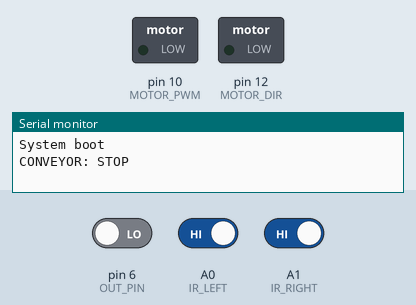
Recording of a sketch running on a simulated Arduino Uno, built with avr-gcc and run on an emulated ATmega328P. Parts: switched loads named in the sketch (green lamp = pin HIGH), the last lines printed to the serial monitor. The inputs (shaded band) are chosen by the test bench; at power-on: A0 (IR_LEFT) HIGH, A1 (IR_RIGHT) HIGH, pin 6 (OUT_PIN) LOW. Pins used as bus, display or sensor lines are not drawn.

Above: at 1.2 s.
1.3 s: A0 (IR_LEFT) driven LOW
At 2.5 s:
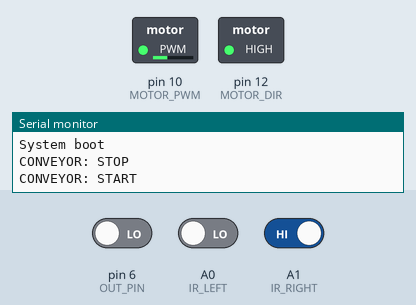
2.8 s: A1 (IR_RIGHT) driven LOW
At 3.9 s:
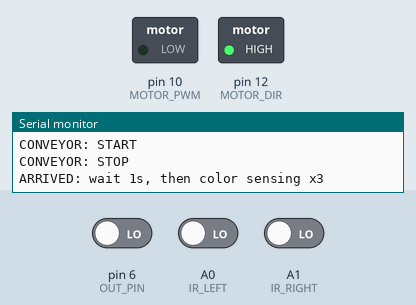
Timing chart, 0 to 5.8 s (numbered marks = the images above; inputs shaded):
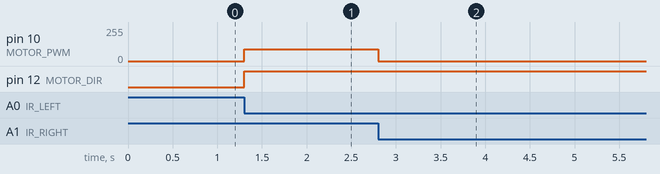

The sketch:

Motor_IRSensor_ColorSensor.ino
```cpp
// ================== 핀 설정 ==================
/*** IR 센서 & 모터 ***/
const int IR_LEFT  = A0;   // 입구 IR (LOW = 감지)
const int IR_RIGHT = A1;   // 출구 IR (LOW = 감지)
const int MOTOR_PWM  = 10; // 모터 속도(PWM)
const int MOTOR_DIR  = 12; // 모터 방향

/*** TCS3200 (사용자 배선 반영: S2=8) ***/
#define S0 2
#define S1 3
#define S2 8
#define S3 5
#define OUT_PIN 6

// ================== 파라미터 ==================
const int RUN_SPEED = 90;                 // 0~255
const unsigned long SAFETY_MS = 15000UL;  // 안전 타임아웃(옵션)
const unsigned long WAIT_BEFORE_SENSE = 1000UL; // 도착 후 대기 1s
const int SENSE_COUNT = 3;                // 측정 3회(다수결)

// 컬러 분류 임계치(환경에 맞게 살짝 조정 가능)
const unsigned long DARK_US = 900;        // min 주기가 이 값보다 크면 너무 어두움(Black/미접촉)
const int SAME_PCT = 12;                  // RGB 주기가 서로 12% 이내면 White/Gray

// ================== 상태 ==================
enum State { IDLE, RUNNING, COLOR_WAIT, COLOR_MEASURE } state = IDLE;
unsigned long startedAt = 0;              // 벨트 시작 시각
unsigned long senseStartAt = 0;           // 도착 후 대기 시작 시각

// 에지 검출용
bool prevLeft  = false;
bool prevRight = false;

// 다수결/측정 카운트
int sampleDone = 0;
int votes[6] = {0,0,0,0,0,0}; // 0:Unknown,1:R,2:G,3:B,4:White/Gray,5:Black

// ================== 유틸 ==================
void startConveyor() {
  digitalWrite(MOTOR_DIR, HIGH);     // 결선 방향에 맞게 필요시 LOW로
  analogWrite(MOTOR_PWM, RUN_SPEED);
  startedAt = millis();
  Serial.println("CONVEYOR: START");
}

void stopConveyor() {
  analogWrite(MOTOR_PWM, 0);
  Serial.println("CONVEYOR: STOP");
}

// --- TCS3200: 20% 스케일 ---
void setScale20() { digitalWrite(S0, HIGH); digitalWrite(S1, LOW); }

// 중앙값 취득(노이즈 완화)
unsigned long readColorPeriod(bool s2, bool s3) {
  digitalWrite(S2, s2);
  digitalWrite(S3, s3);
  delay(40); // 필터 안정화

  const int N=7;
  unsigned long v[N];
  for (int i=0;i<N;i++){
    unsigned long p = pulseIn(OUT_PIN, LOW, 30000UL); // μs
    v[i] = p ? p : 30000UL; // 타임아웃이면 어두움으로 간주
  }
  // 선택정렬로 중앙값
  for (int i=0;i<N-1;i++){
    int m=i; for(int j=i+1;j<N;j++) if(v[j]<v[m]) m=j;
    unsigned long t=v[i]; v[i]=v[m]; v[m]=t;
  }
  return v[N/2];
}

// 한 번 측정해서 분류
// return: 0 Unknown, 1 R/Orange, 2 G, 3 B, 4 White/Gray, 5 Black/No obj
int classifyOnce(unsigned long &pR, unsigned long &pG, unsigned long &pB) {
  pR = readColorPeriod(LOW,  LOW);   // Red
  pB = readColorPeriod(LOW,  HIGH);  // Blue
  pG = readColorPeriod(HIGH, HIGH);  // Green

  unsigned long minP = min(pR, min(pG, pB));
  unsigned long maxP = max(pR, max(pG, pB));
  unsigned long spread = maxP - minP;

  bool tooDark = (minP > DARK_US);
  bool nearlySame = (spread < max(15UL, (minP * SAME_PCT) / 100UL));

  if (tooDark) return 5;            // Black/No object
  if (nearlySame) return 4;         // White/Gray
  if (minP == pR) return 1;         // Red/Orange
  if (minP == pG) return 2;         // Green
  return 3;                         // Blue
}

const char* labelName(int code) {
  static const char* L[] = {
    "Unknown","Red/Orange","Green","Blue","White/Gray","Black/No object"
  };
  return L[ (code>=0 && code<=5) ? code : 0 ];
}

// ================== SETUP ==================
void setup() {
  Serial.begin(115200);
  Serial.println("System boot");

  // IR
  pinMode(IR_LEFT,  INPUT);      // 필요시 INPUT_PULLUP
  pinMode(IR_RIGHT, INPUT);

  // 모터
  pinMode(MOTOR_DIR, OUTPUT);
  pinMode(MOTOR_PWM, OUTPUT);
  stopConveyor();

  // TCS3200
  pinMode(S0, OUTPUT); pinMode(S1, OUTPUT);
  pinMode(S2, OUTPUT); pinMode(S3, OUTPUT);
  pinMode(OUT_PIN, INPUT);
  setScale20();                  // 20% 스케일
}

// ================== LOOP ==================
void loop() {
  // IR 현재값(LOW active)
  bool left  = (digitalRead(IR_LEFT)  == LOW);
  bool right = (digitalRead(IR_RIGHT) == LOW);

  // 에지 검출
  bool leftEdge  = left  && !prevLeft;
  bool rightEdge = right && !prevRight;

  switch (state) {
    case IDLE:
      if (leftEdge) {
        startConveyor();
        state = RUNNING;
      }
      break;

    case RUNNING:
      if (rightEdge) {
        // 도착: 컨베이어 정지 후 1초 대기 → 컬러 측정
        stopConveyor();
        senseStartAt = millis();
        sampleDone = 0;
        for (int i=0;i<6;i++) votes[i]=0;
        state = COLOR_WAIT;
        Serial.println("ARRIVED: wait 1s, then color sensing x3");
      }
      if (SAFETY_MS && (millis() - startedAt > SAFETY_MS)) {
        Serial.println("TIMEOUT -> STOP");
        stopConveyor();
        state = IDLE;
      }
      break;

    case COLOR_WAIT:
      if (millis() - senseStartAt >= WAIT_BEFORE_SENSE) {
        state = COLOR_MEASURE;
      }
      break;

    case COLOR_MEASURE: {
      if (sampleDone < SENSE_COUNT) {
        unsigned long pR,pG,pB;
        int code = classifyOnce(pR,pG,pB);
        votes[code]++;

        Serial.print("Sample "); Serial.print(sampleDone+1);
        Serial.print("  Period(us) R:"); Serial.print(pR);
        Serial.print(" G:"); Serial.print(pG);
        Serial.print(" B:"); Serial.print(pB);
        Serial.print("  -> "); Serial.println(labelName(code));

        sampleDone++;
      } else {
        // 다수결
        int bestCode = 0, bestCnt = -1;
        for (int i=0;i<6;i++){
          if (votes[i] > bestCnt) { bestCnt = votes[i]; bestCode = i; }
        }
        Serial.print("FINAL COLOR: ");
        Serial.println(labelName(bestCode));

        // 여기서 분기 동작/서보/릴레이 등 후속 액션 넣기 가능
        // 예) if (bestCode==3) ... 블루 처리

        state = IDLE;  // 다음 물체 대기
        Serial.println("READY (IDLE)");
      }
      break;
    }
  }

  prevLeft  = left;
  prevRight = right;

  delay(5);
}
```

Measured:
- after the input at 1.3 s, pin 10 (MOTOR_PWM): 0/255 → 90/255 at once; pin 12 (MOTOR_DIR): LOW → HIGH at once
- after the input at 2.8 s, pin 10 (MOTOR_PWM): 90/255 → 0/255 at once
